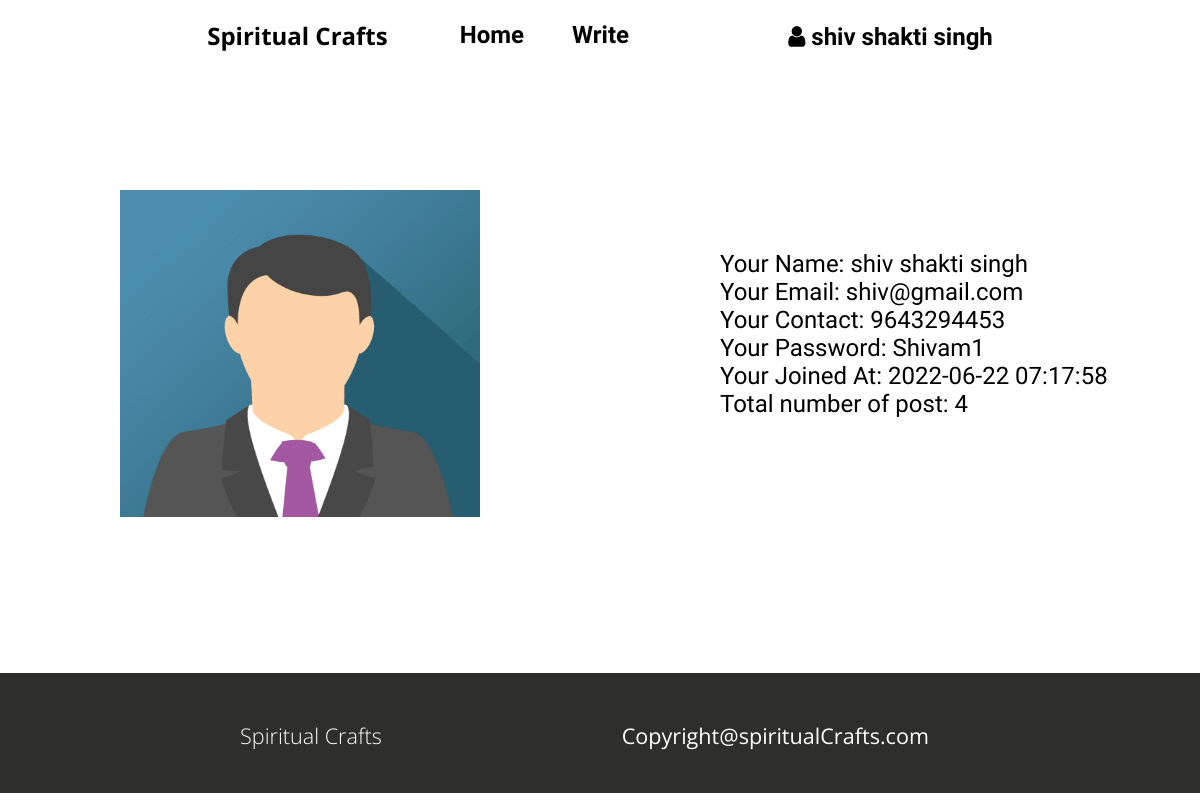
The page /settings.php (signed in) on the database its author committed.
### tables this page shows
CREATE TABLE `Users` (
  `user_id` int NOT NULL,
  `name` varchar(100) DEFAULT NULL,
  `email` varchar(100) DEFAULT NULL,
  `contact` varchar(100) DEFAULT NULL,
  `tagline` varchar(100) DEFAULT NULL,
  `password` varchar(100) DEFAULT NULL,
  `date_of_joining` datetime DEFAULT NULL,
  `image` varchar(100) DEFAULT NULL,
  `user_name` varchar(100) DEFAULT NULL,
  `role` enum('user','admin') DEFAULT NULL
);

### src/settings.php (the view, shortened to what this page needs)
<!DOCTYPE html>
<html lang="en">
<head>
    <link rel="stylesheet" href="css/style.css">
    <link rel="stylesheet" href="css/utils.css">
    <link rel="stylesheet" href="https://cdnjs.cloudflare.com/ajax/libs/font-awesome/4.7.0/css/font-awesome.min.css">
</head>
<body>
    <?php include "header.php"; ?>
    <?php
        include "connection.php";
        $query1 = "SELECT COUNT(post_id) FROM POST WHERE user_id=".$_SESSION['userid']."";
        $result=mysqli_query($conn,$query1);
        $count = mysqli_fetch_array($result);
        $total= $count[0];
        $query = "SELECT * FROM Users WHERE user_id=".$_SESSION['userid']."";
        $result=mysqli_query($conn,$query);
        $row=mysqli_fetch_assoc($result);
        echo '<div class="complete_detail">
              <div class=" user_image">
              <img src='.$row['image'].' id="user_image">
             </div>
             <div class="user_detail">
             <span>Your Name:  '.$row['name'].'</span><br>
             <span>Your Email:  '.$row['email'].'</span><br>
             <span>Your Contact:  '.$row['contact'].'</span><br>
             <span>Your Password:  '.$row['password'].'</span><br>
             <span>Your Joined At:  '.$row['date_of_joining'].'</span><br>
             <span>Total number of post:  '.$total.'</span><br>
             </div>
             </div>';
             ?>
<?php include "footer.php" ?>
</body>
</html>

### src/header.php (shortened to what this page needs)
<nav class="navigation max-width-1 m-auto">
        <div class="nav-left">
            <a href="index.php"><span>Spiritual Crafts</span></a>
            <ul>
                <li><a href="/">Home</a></li>
                <?php if(!isset($_SESSION['name'])){ ?> <li><a href="login.php">Write</a></li><?php }else{?><li><a href="write.php">Write</a></li><?php }?>
            </ul>
        </div>
        <div class="nav-right ">
        <?php if(isset($_SESSION['name'])){ ?>
        <div class="dropdown">   <?php }  ?>
        <?php if(isset($_SESSION['name'])){ ?> <i class="fa fa-user" aria-hidden="true"></i>&nbsp;<?php echo $_SESSION['name']; ?><?php } ?>
         </div>
        </div>
    </nav>

### src/footer.php
<div class="footer max-width-full m-auto">
    <div id="footer_company_name"><a href="index.php">Spiritual Crafts</a></div>
    <div id="footer_copyright">Copyright@spiritualCrafts.com</div>
    </div>

### src/css/style.css (style rules this page uses)
* { padding: 0; margin: 0; }
.navigation { font-family: var(--font7); height: 70px; font-weight:bold; display: flex; justify-content: space-evenly; align-items: center; }
.nav-left { font-size: 2vw; display: flex; }
.nav-left ul { display: flex; align-items: center; margin: 0vw 4vw; }
.nav-left ul li { list-style: none; font-family: var(--font2); margin: 0vw 2vw; }
.nav-left ul li a { text-decoration: none; color: black; }
.nav-left a { text-decoration: none; color: black; }
.nav-right { font-size:2vw; }
.footer { height: 10vw; background-color: #2e2e2d; display:flex; bottom:0; }
.dropdown { position: relative; display: inline-block; font-family: var(--font2); }
a { text-decoration:none; color:black; }
#footer_company_name { margin-left:20vw; margin-right:10vw; margin-top:4vw; font-size:1.8vw; font-family: var(--font6); }
#footer_company_name a { text-decoration:none; color:white; font-weight:200; }
#footer_copyright { margin-left:10vw; margin-right:10vw; margin-top:4vw; font-size:1.8vw; font-family: var(--font6); color:white; }
.complete_detail { display:flex; }
.user_image { margin-top:10vw; margin-bottom:10vw; margin-left:10vw; width:50%; }
#user_image { width:60%; height:90%; }
.user_detail { font-size:2vw; font-family: var(--font2); margin-top:15vw; }

### src/css/utils.css (style rules this page uses)
:root { --main-bg-color:brown; --font1: 'Fascinate', cursive; --font2: 'Baloo 2', cursive; --font3: 'Fascinate', cursive; --font4:'Staatliches', cursive; --font5:'Anek Latin', sans-serif; --font6: 'Open Sans', sans-serif; --font7:'Open Sans', sans-serif; }
.max-width-1 { width: 80vw; }
.max-width-full { width: 100%; }
.m-auto { margin:auto; }

### rows shown on the page
users: image (picture), name "shiv shakti singh", email "shiv@gmail.com", contact "9643294453", password "Shivam1", date_of_joining "2022-06-22 07:17:58"

### other values the page prints
$_SESSION['name'] "shiv shakti singh"
$total "4"
